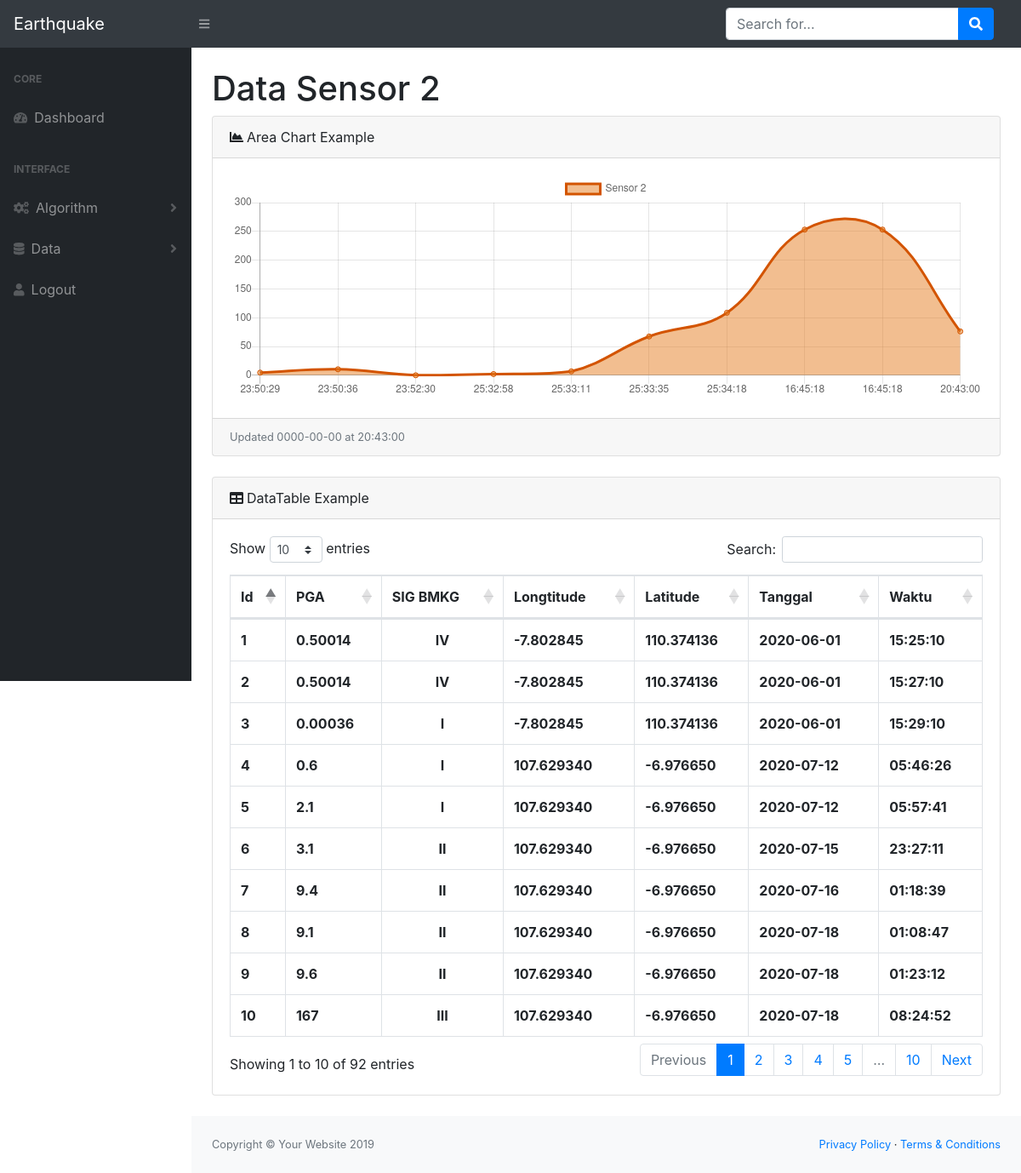
The app's page /dist/data2.php with its own data.
### tables this page shows
CREATE TABLE `sensor2` (
  `id_sensor2` int(11) NOT NULL,
  `pga2` float NOT NULL,
  `sigbmkg` varchar(3) NOT NULL,
  `longtitude` varchar(55) DEFAULT NULL,
  `latitude` varchar(55) DEFAULT NULL,
  `tanggal` date DEFAULT NULL,
  `waktu` time DEFAULT NULL
);

### dist/data2.php (the view, shortened to what this page needs)
<!DOCTYPE html>
<?php
    $mysqli = new mysqli("localhost", "root", "", "earthquake");
    $query = "SELECT * FROM sensor2";
?>
<html lang="en">
    <head>
        <link href="css/styles.css" rel="stylesheet" />
        <link href="https://cdn.datatables.net/1.10.20/css/dataTables.bootstrap4.min.css" rel="stylesheet" />
    </head>
    <body class="sb-nav-fixed">
        <nav class="sb-topnav navbar navbar-expand navbar-dark bg-dark">
            <a class="navbar-brand" href="index.php">Earthquake</a><button class="btn btn-link btn-sm order-1 order-lg-0" id="sidebarToggle" href="#"><i class="fas fa-bars"></i></button
            >
            <form class="d-none d-md-inline-block form-inline ml-auto mr-0 mr-md-3 my-2 my-md-0">
                <div class="input-group">
                    <input class="form-control" type="text" placeholder="Search for..." aria-label="Search" aria-describedby="basic-addon2" />
                    <div class="input-group-append">
                        <button class="btn btn-primary" type="button"><i class="fas fa-search"></i></button>
                    </div>
                </div>
            </form>
        </nav>
        <div id="layoutSidenav">
            <?php include "menu.php" ?>
            <div id="layoutSidenav_content">
                <main>
                    <div class="container-fluid">
                        <h1 class="mt-4">Data Sensor 2</h1>
                        <div class="card mb-4">
                            <?php
                                $dataid = '';
                                $datapga = '';
                                $dataDate = '';
                                $dataWaktu = '';
                                $sql = "SELECT * FROM (SELECT id_sensor2, pga2, tanggal, waktu from sensor2 ORDER BY id_sensor2 DESC LIMIT 10) Var1 ORDER BY id_sensor2 ASC";
                                $result = mysqli_query($mysqli, $sql);
                                while ($row = mysqli_fetch_array($result)) {
                                    $dataid = $dataid . '"'. $row['waktu'].'",';
                                    $datapga = $datapga . '"'. $row['pga2'].'",';
                                    $dataDate = $row['tanggal'];
                                    $dataWaktu = $row['waktu'];
                                }
                                $dataid = trim($dataid,",");
                                $datapga = trim($datapga,",");
                            ?>
                            <div class="card-header"><i class="fas fa-chart-area mr-1"></i>Area Chart Example</div>
                            <div class="card-body"><canvas id="myChart" width="100%" height="30"></canvas></div>
                            <div class="card-footer small text-muted">Updated <?php echo $dataDate ?> at <?php echo $dataWaktu ?></div>
                            <script>
                                let myChart = document.getElementById('myChart').getContext('2d')
                                let barChart = new Chart(myChart,{
                                    type: 'line',
                                    data:{
                                        labels: [<?php echo $dataid; ?>],
                                        datasets:[{
                                            label: "Sensor 2",
                                            backgroundColor: 'rgba(230, 126, 34, 0.5)',
                                            borderColor: 'rgb(211, 84, 0)',
                                            data: [<?php echo $datapga; ?>],
                                        }]
                                    }
                                });
                            </script>
                        </div>
                        <div class="card mb-4">
                            <div class="card-header"><i class="fas fa-table mr-1"></i>DataTable Example</div>
                            <div class="card-body">
                                <div class="table-responsive">
                                    <table class="table table-bordered" id="dataTable" width="100%" cellspacing="0">
                                        <thead>
                                            <tr class="text-center">
                                                <th>Id</th>
                                                <th>PGA</th>
                                                <th>SIG BMKG</th>
                                                <th>Longtitude</th>
                                                <th>Latitude</th>
                                                <th>Tanggal</th>
                                                <th>Waktu</th>
                                            </tr>
                                        </thead>
                                        <tbody>
                                            <?php
                                                if($result = $mysqli->query($query)){
                                                    while($data=$result->fetch_assoc()){
                                                        $id_sensor2 = $data["id_sensor2"];
                                                        $pga2 = $data["pga2"];
                                                        $sigbmkg = $data["sigbmkg"];
                                                        $longtitude = $data["longtitude"];
                                                        $latitude = $data["latitude"];
                                                        $tanggal = $data["tanggal"];
                                                        $waktu = $data["waktu"];
                                                        echo '<tr>
                                                                <th>'.$id_sensor2.'</th>
                                                                <th>'.$pga2.'</th>
                                                                <th class="text-center">'.$sigbmkg.'</th>
                                                                <th>'.$longtitude.'</th>
                                                                <th>'.$latitude.'</th>
                                                                <th>'.$tanggal.'</th>
                                                                <th>'.$waktu.'</th>
                                                            </tr>';
                                                    }
                                                }
                                            ?>
                                        </tbody>
                                    </table>
                                </div>
                            </div>
                        </div>
                    </div>
                </main>
                <footer class="py-4 bg-light mt-auto">
                    <div class="container-fluid">
                        <div class="d-flex align-items-center justify-content-between small">
                            <div class="text-muted">Copyright &copy; Your Website 2019</div>
                            <div>
                                <a href="#">Privacy Policy</a>
                                &middot;
                                <a href="#">Terms &amp; Conditions</a>
                            </div>
                        </div>
                    </div>
                </footer>
            </div>
        </div>
    </body>
</html>

### records on screen
sensor2: tanggal "0000-00-00", waktu "20:43:00"
sensor2: id_sensor2 "1", pga2 "0.50014", sigbmkg "IV", longtitude "-7.802845", latitude "110.374136", tanggal "2020-06-01", waktu "15:25:10"
sensor2: id_sensor2 "2", pga2 "0.50014", sigbmkg "IV", longtitude "-7.802845", latitude "110.374136", tanggal "2020-06-01", waktu "15:27:10"
sensor2: id_sensor2 "3", pga2 "0.00036", sigbmkg "I", longtitude "-7.802845", latitude "110.374136", tanggal "2020-06-01", waktu "15:29:10"
sensor2: id_sensor2 "4", pga2 "0.6", sigbmkg "I", longtitude "107.629340", latitude "-6.976650", tanggal "2020-07-12", waktu "05:46:26"
sensor2: id_sensor2 "5", pga2 "2.1", sigbmkg "I", longtitude "107.629340", latitude "-6.976650", tanggal "2020-07-12", waktu "05:57:41"
sensor2: id_sensor2 "6", pga2 "3.1", sigbmkg "II", longtitude "107.629340", latitude "-6.976650", tanggal "2020-07-15", waktu "23:27:11"
sensor2: id_sensor2 "7", pga2 "9.4", sigbmkg "II", longtitude "107.629340", latitude "-6.976650", tanggal "2020-07-16", waktu "01:18:39"
sensor2: id_sensor2 "8", pga2 "9.1", sigbmkg "II", longtitude "107.629340", latitude "-6.976650", tanggal "2020-07-18", waktu "01:08:47"
sensor2: id_sensor2 "9", pga2 "9.6", sigbmkg "II", longtitude "107.629340", latitude "-6.976650", tanggal "2020-07-18", waktu "01:23:12"
sensor2: id_sensor2 "10", pga2 "167", sigbmkg "III", longtitude "107.629340", latitude "-6.976650", tanggal "2020-07-18", waktu "08:24:52"

### other values on screen
chart data {{ $dataid }} "23:50:29","23:50:36","23:52:30","25:32:58","25:33:11","25:33:35","25:34:18","16:45:18","16:45:18","20:43:00"
chart data {{ $datapga }} "4.6107","10.3986","0","2.0601","6.7689","67.3947","108.597","253.098","253.098","76.1747"
